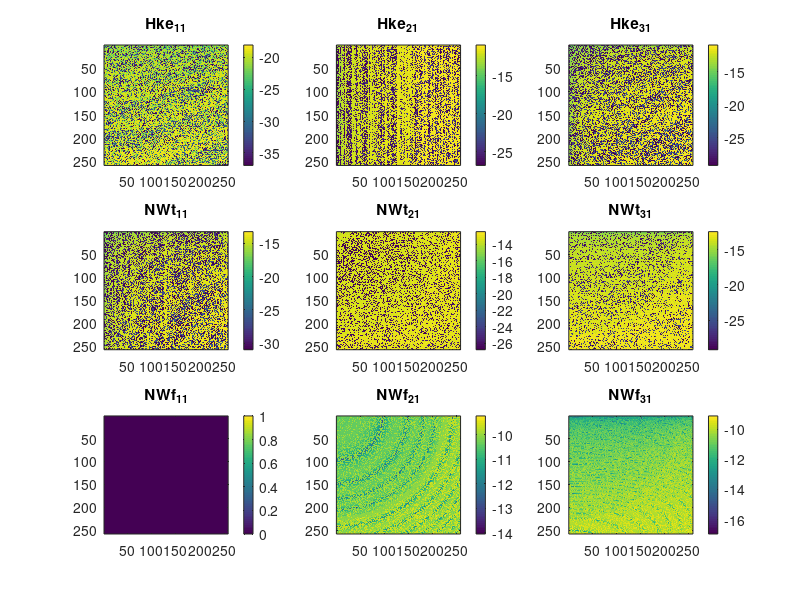

Recreate this plot in MATLAB. (Note: a time limit stopped this script after it produced the figure.)
% SPDX-License-Identifier: CC0-1.0
%
% defining all the variables
clear all;
clc;
close all;
% Define the center frequency of the source waveform
fc              =   40;
% for this test of the Green's fucntions we use the basic equations and a
% single frrequency value
s               =   2i*pi*fc;

% Define Medium Parameters (frequency-independent)
rhof            =   1.0e3; % fluid density
rho             =   2.7e3;
Gfr             =   9.0e9; % shear modulus of the framework of grains
eta             =   1.0e-3; % fluid viscosity
k0              =   1.3e-12; % medium permeability (static)
Kfr             =   4.0e9;
Ks              =   4.0e10;
Kf              =   2.2e9;
Concentr        =   1.0e-4;
bplus           =   3.0e11;
bmin            =   3.0e11;
porosity        =   0.3;
epsilonRF       =   80.0;
epsilonRS       =   4.0;
alpha_inf       =   3.0;
pH              =   7.0;
similaritypar   =   8;

c0              =   299792458; %// velocity of light in free-space
mu0             =   4.0e-7*pi; %// free-space magnetic permeability
epsilon0        =   1.0/(mu0*c0*c0); %// free-space electric permittivity
e               =   1.602e-19; %// elementary charge
z_1             =   1; %// ion valences
z_1c            =   -1; %// valency of the conjugate ion
NA              =   6.022e23; %// Avogadro's constant [mol^{-1}]
kb              =   1.381e-23;  %// Boltzmann constant
T               =   295.0; %// Temperature in Kelvin

epsilonR        =   (porosity/alpha_inf)*(epsilonRF-epsilonRS)+epsilonRS ;
omegac          =   (porosity*eta)/(alpha_inf*k0*rhof);% critical frequency
zetap           =   8e-3+26e-3*log10(Concentr);% zeta potential, empirical relation (experimental studies, Pride&Morgan 1991)
L0              =   -(porosity*epsilon0*epsilonRF*zetap)/(alpha_inf*eta); % static coupling coefficient
L               =   10000; %because omega << omega_c (critical frequency)
N               =   10e3*Concentr*NA*abs(z_1c); % bulk-ionic concentration (of species i, in this case only 2 species; binary symmetric electrolyte)
sigmaF          =   ((e*z_1)^2)*N*(bplus+bmin); %! conductivity of the pore-fluid phase (simplified cond. pure electrolyte)
sigmaE          =   (porosity*sigmaF)/(alpha_inf); %! bulk electric conductivity (freq-(in)dependent)
% %!sigma_E = (poros*sigmaF)/(alpha_inf)*(1+(2*(sigma_em+sigma_os))/(sigmaF*Lambda)); ! = complete version: bulk electric conductivity (freq-dependent */
rhoB            =   (1.0-porosity)*rho+porosity*rhof; % effective density of the fluid (in relative motion)
epsilon         =   epsilon0*epsilonR;
Delta           =   Kf*((1-porosity)*Ks-Kfr)/(porosity*(Ks)^2); %! combination of the frequency-independent compression moduli
Kg              =   (Kfr+porosity*Kf+(1+porosity)*Ks*Delta)/(1+Delta); %! Gassmann's bulk modulus
C               =   (Kf+Ks*Delta)/(1+Delta);
M               =    Kf/(porosity*(1+Delta)); %! the elastic media parameter S is defined as Kg-2/3Gfr-C**2/ M
H               =   Kg + 4.0*Gfr/3.0;
S               =   Kg-((2.0/3.0)*Gfr)-((C*C)/M);
sigmaM          =   0.0; % magnetic conductivity
Kc              =   (S+2.*Gfr);
k               =   k0./(sqrt(1+4.*s./(similaritypar.*omegac))+s./omegac);% frequency-dependent dynamic permeability
rhoE            =   eta./(s.*k); % effective density
rhoc            =   rhoB-((rhof.*rhof)./rhoE); % Complex Density rhoC
zeta            =   sigmaM+s.*mu0; 
etae            =   sigmaE+s.*epsilon;
varsigma        =   etae - s.*rhoE.*L.^2;
chi             =   s.*rhof*L;

% define the spherical wavenumebrs of eqs B-9 and B-10.
ys      =   1/sqrt(2).*sqrt(s.^2.*rhoc./Gfr+zeta.*etae - sqrt((s.^2.*rhoc./Gfr-zeta.*etae).^2-4.*s.^3.*zeta.*(rhof.*L).^2./Gfr));
yem     =   1/sqrt(2).*sqrt(s.^2.*rhoc./Gfr+zeta.*etae + sqrt((s.^2.*rhoc./Gfr-zeta.*etae).^2-4.*s.^3.*zeta.*(rhof.*L).^2./Gfr));
% define the transversal factor that occurs in all coefficients
dems    =   1./(yem.^2-ys.^2);            

% define the grid in k-space, we make a square grid in (kx,ky)-plane and a 
% small number of vertical wavenumber values to test the accuracy of
% Green's functions for different values of kz
nx=512;
x1=linspace(0,500,nx/2+1);
dx=x1(2);
dk=2*pi/(dx*nx);
kk=(0:nx/2+1)*dk;
[k1,k2]=meshgrid(kk,kk);
nn=64;
for ik = 1:nx/nn
% compute the vertical wavenumber
    k3 = (ik-1)*dk*nn/2 +1e-3;
% compute the spherical wavenumber
    kap = sqrt(k1.^2 + k2.^2 + k3.^2);
% compute the scalar transversal Green's functions
    GSS = 1./(kap.^2+ys.^2) - 1./(kap.^2+yem.^2);
% force acting on the bulk eq 39 and reciprocity
    KSSmf = s.*chi.*dems/Gfr;
    KSSvm = -KSSmf;
% electric current source eq 48 and reciprocity
    KSSme = -(s.^2.*rhoc./Gfr+kap.^2).*dems;
    KSSem = -KSSme;
% force acting on the fluid eq 55 and reciprocity
    KSSmff = -L.*(s.^2.*rhoB/Gfr+kap.^2).*dems;
    KSSwm = -KSSmff;
% magnetic current source
    KSSmm = (s.^2*rhoc/Gfr+kap.^2).*dems;
    NSSmm = -chi.^2.*s.*dems/Gfr;
    KSStm = chi.*dems;
% particle velocity as given in reciprocal form in eq 15
    v11 = 0;
    v21 = 1i*k3.*KSSvm.*GSS;
    v31 = -1i*k2.*KSSvm.*GSS;
% electric field as given in reciprocal form in eq 15
    E11 = 0;
    E21 = 1i*k3.*KSSem.*GSS;
    E31 = -1i*k2.*KSSem.*GSS;
% filtration velocity as given in reciprocal form in eq 15
    w11 = 0;
    w21 = 1i*k3.*KSSwm.*GSS;
    w31 = -1i*k2.*KSSwm.*GSS;
% acoustic pressure as given in eq 18
    p1 = 0;
% magnetic field in eq 20
    H11 = -KSSmm.*GSS.*(etae+k1.^2./zeta)+NSSmm.*GSS;
    H21 = -KSSmm.*GSS.*k1.*k2./zeta;
    H31 = -KSSmm.*GSS.*k1.*k3./zeta;
% buk stress as given in eq 21
    tau11 = 0;
    tau21 = -k1.*k3.*KSStm.*GSS;
    tau31 = k1.*k2.*KSStm.*GSS;
    tau22 = -2*k2.*k3.*KSStm.*GSS;
    tau32 = (k2.^2-k3^2).*KSStm.*GSS;
    tau33 = 2*k2.*k3.*KSStm.*GSS;
% test eq 3
    Maxw111 = 1i*(k2.*H31-k3.*H21)+varsigma.*E11+s.*rhoE.*L.*w11;
    Maxw121 = 1i*(k3.*H11-k1.*H31)+varsigma.*E21+s.*rhoE.*L.*w21;
    Maxw131 = 1i*(k1.*H21-k2.*H11)+varsigma.*E31+s.*rhoE.*L.*w31;
% test eq 4
    Maxw211 = -1i*(k2.*E31-k3.*E21)+zeta.*H11+1;
    Maxw221 = -1i*(k3.*E11-k1.*E31)+zeta.*H21;
    Maxw231 = -1i*(k1.*E21-k2.*E11)+zeta.*H31;
% test eq 7
    Newt1=s.*(rhoB.*v11+rhof.*w11)+1i.*(k1.*tau11+k2.*tau21+k3.*tau31);
    Newt2=s.*(rhoB.*v21+rhof.*w21)+1i.*(k1.*tau21+k2.*tau22+k3.*tau32);
    Newt3=s.*(rhoB.*v31+rhof.*w31)+1i.*(k1.*tau31+k2.*tau32+k3.*tau33);
% test eq 8
    Newf1=s.*(rhof.*v11+rhoE.*(w11-L*E11))-1i.*k1.*p1;
    Newf2=s.*(rhof.*v21+rhoE.*(w21-L*E21))-1i.*k2.*p1;
    Newf3=s.*(rhof.*v31+rhoE.*(w31-L*E31))-1i.*k3.*p1;
% test eq 9
    Hke11=(s*tau11+(H-2*Gfr)*1i*(k1.*v11+k2.*v21+k3.*v31)+Gfr*2i*(k1.*v11) ...
        + C*1i*(k1.*w11+k2.*w21+k3.*w31))/C;
    Hke21=s*tau21+Gfr*1i*(k1.*v21+k2.*v11);
    Hke22=(s*tau22+(H-2*Gfr)*1i*(k1.*v11+k2.*v21+k3.*v31)+Gfr*2i*(k2.*v21) ...
        + C*1i*(k1.*w11+k2.*w21+k3.*w31))/C;
    Hke31=s*tau31+Gfr*1i*(k1.*v31+k3.*v11);
    Hke32=s*tau32+Gfr*1i*(k2.*v31+k3.*v21);
    Hke33=(s*tau33+(H-2*Gfr)*1i*(k1.*v11+k2.*v21+k3.*v31)+Gfr*2i*(k3.*v31) ...
        + C*1i*(k1.*w11+k2.*w21+k3.*w31))/C;
% test eq 10
    Hkf11=s.*p1-1i*(k1.*v11+k2.*v21+k3.*v31)*C-M*1i*(k1.*w11+k2.*w21+k3.*w31);
% ploit test results
    if ik > 1
        close(1)
        close(2)
    end
    figure(1)
    subplot(3,3,1);imagesc(log10(abs(Hke11)));colorbar;title('Hke_{11}');
    subplot(3,3,2);imagesc(log10(abs(Hke21)));colorbar;title('Hke_{21}');
    subplot(3,3,3);imagesc(log10(abs(Hke31)));colorbar;title('Hke_{31}');
    subplot(3,3,4);imagesc(log10(abs(Newt1)));colorbar;title('NWt_{11}');
    subplot(3,3,5);imagesc(log10(abs(Newt2)));colorbar;title('NWt_{21}');
    subplot(3,3,6);imagesc(log10(abs(Newt3)));colorbar;title('NWt_{31}');
    subplot(3,3,7);imagesc(log10(abs(Newf1)));colorbar;title('NWf_{11}');
    subplot(3,3,8);imagesc(log10(abs(Newf2)));colorbar;title('NWf_{21}');
    subplot(3,3,9);imagesc(log10(abs(Newf3)));colorbar;title('NWf_{31}');
    pause(0.1)
    figure(2)
    subplot(3,3,1);imagesc(log10(abs(Hke22)));colorbar;title('Hke_{22}');
    subplot(3,3,2);imagesc(log10(abs(Hke33)));colorbar;title('Hke_{33}');
    subplot(3,3,3);imagesc(log10(abs(Hke32)));colorbar;title('Hke_{32}');
    subplot(3,3,4);imagesc(log10(abs(Maxw111)));colorbar;title('ME1_{11}');
    subplot(3,3,5);imagesc(log10(abs(Maxw121)));colorbar;title('ME1_{21}');
    subplot(3,3,6);imagesc(log10(abs(Maxw131)));colorbar;title('ME1_{31}');
    subplot(3,3,7);imagesc(log10(abs(Maxw211)));colorbar;title('ME2_{11}');
    subplot(3,3,8);imagesc(log10(abs(Maxw221)));colorbar;title('ME2_{21}');
    subplot(3,3,9);imagesc(log10(abs(Maxw231)));colorbar;title('ME2_{31}');
    pause(0.1)
end
